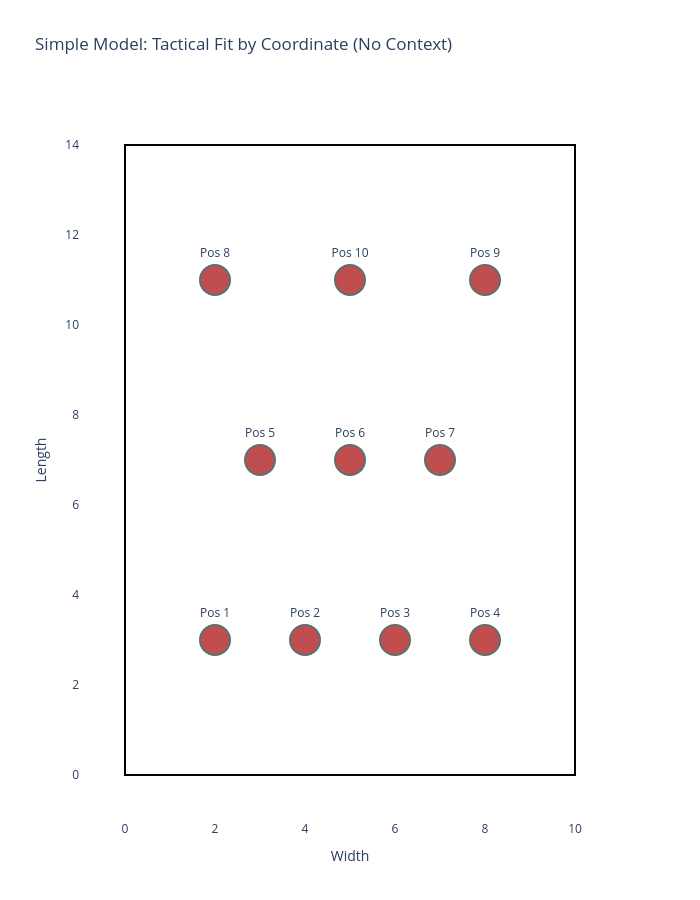

Notebook code for this chart:
### Code cell
import plotly.graph_objects as go
import numpy as np
import torch
import pandas as pd


def visualize_simple_tactical_fit(
    custom_coords, squad_df, model, device, player_stats_cols
):
    """
    custom_coords: List of tuples [(x, y), ...] for any number of positions
    squad_df: DataFrame containing the squad to rank
    """
    model.eval()

    # 1. Prepare Coordinates
    coords_np = np.array(custom_coords, dtype=float)

    # Normalize globally exactly like the simple model training
    coords_norm = coords_np.copy()
    coords_norm[:, 0] = (coords_norm[:, 0] - 5.0) / 4.0
    coords_norm[:, 1] = (coords_norm[:, 1] - 7.0) / 4.0

    all_rankings = []

    # 2. Process each position independently (Simple Model Logic)
    for i in range(len(coords_norm)):
        # Convert single position to tensor (Batch size 1)
        target_pos_tensor = torch.tensor([coords_norm[i]], dtype=torch.float32).to(
            device
        )

        with torch.no_grad():
            # Encode the 'Position Requirement'
            p_emb = model.position_tower(target_pos_tensor)
            p_norm = p_emb / (torch.linalg.norm(p_emb, dim=1, keepdim=True) + 1e-8)

            # Score all players in the squad
            scores = []
            for _, player_row in squad_df.iterrows():
                # Extract player stats
                p_stats = torch.tensor(
                    [player_row[player_stats_cols].values], dtype=torch.float32
                ).to(device)

                # Encode Player (BatchNorm here uses moving averages due to model.eval())
                u_emb = model.player_tower(p_stats)
                u_norm = u_emb / (torch.linalg.norm(u_emb, dim=1, keepdim=True) + 1e-8)

                # Calculate Similarity
                score = torch.matmul(p_norm, u_norm.T).item()
                scores.append((player_row["player_name"], score))

        # Sort leaderboard for this specific dot
        scores.sort(key=lambda x: x[1], reverse=True)
        top_list = "<br>".join([f"{name}: {s:.4f}" for name, s in scores[:5]])
        all_rankings.append(top_list)

    # 3. Create Plotly Visualization
    fig = go.Figure()

    # Draw the pitch boundaries for context
    fig.add_shape(type="rect", x0=0, y0=0, x1=10, y1=14, line=dict(color="Black"))

    fig.add_trace(
        go.Scatter(
            x=coords_np[:, 0],
            y=coords_np[:, 1],
            mode="markers+text",
            marker=dict(
                size=30,
                color="FireBrick",  # Changed color to distinguish from advanced model
                line=dict(width=2, color="DarkSlateGrey"),
                opacity=0.8,
            ),
            text=[f"Pos {i + 1}" for i in range(len(custom_coords))],
            textposition="top center",
            hoverinfo="text",
            hovertext=[
                f"<b>Top Fits (Simple Model):</b><br>{rank}" for rank in all_rankings
            ],
        )
    )

    fig.update_layout(
        title="Simple Model: Tactical Fit by Coordinate (No Context)",
        xaxis=dict(title="Width", range=[-1, 11], showgrid=False, zeroline=False),
        yaxis=dict(title="Length", range=[-1, 15], showgrid=False, zeroline=False),
        width=700,
        height=900,
        template="plotly_white",
    )

    fig.show()


# Ensure your model is the SimpleTwoTower and loaded with 'simple_soccer_model.pth'
visualize_simple_tactical_fit(
    attacking_433, df_match_real_madrid, model, device, player_stats_cols
)

### Figure 1 — Plotly figure (JSON) as saved in the notebook; plotly's stock layout.template omitted (floating-point values rounded to 4 significant figures)
{"data": [{"hoverinfo": "text", "hovertext": ["<b>Top Fits (Simple Model):</b><br>Daniel Carvajal: 0.3432<br>Marcelo: 0.3134<br>Pepe: 0.3092<br>Luka Modric: 0.2572<br>Sergio Ramos: 0.2349", "<b>Top Fits (Simple Model):</b><br>Pepe: 0.5535<br>Daniel Carvajal: 0.4817<br>Sergio Ramos: 0.4791<br>Marcelo: 0.4560<br>Casemiro: 0.4520", "<b>Top Fits (Simple Model):</b><br>Pepe: 0.4688<br>Daniel Carvajal: 0.4365<br>Sergio Ramos: 0.4208<br>Luka Modric: 0.3810<br>Toni Kroos: 0.3800", "<b>Top Fits (Simple Model):</b><br>Pepe: 0.4973<br>Sergio Ramos: 0.4948<br>Daniel Carvajal: 0.4930<br>Marcelo: 0.4803<br>Luka Modric: 0.4546", "<b>Top Fits (Simple Model):</b><br>Luka Modric: 0.4214<br>Daniel Carvajal: 0.3990<br>Pepe: 0.3807<br>Marcelo: 0.3772<br>Casemiro: 0.3665", "<b>Top Fits (Simple Model):</b><br>Sergio Ramos: 0.5327<br>Casemiro: 0.5183<br>Toni Kroos: 0.5106<br>Pepe: 0.5070<br>Luka Modric: 0.5070", "<b>Top Fits (Simple Model):</b><br>Luka Modric: 0.6113<br>Marcelo: 0.5868<br>Daniel Carvajal: 0.5826<br>Pepe: 0.5631<br>Casemiro: 0.5601", "<b>Top Fits (Simple Model):</b><br>Karim Benzema: 0.3339<br>Cristiano Ronaldo: 0.2458<br>Gareth Bale: 0.2133<br>Luka Modric: 0.1503<br>Marcelo: 0.1432", "<b>Top Fits (Simple Model):</b><br>Karim Benzema: 0.6293<br>Cristiano Ronaldo: 0.5898<br>Gareth Bale: 0.5141<br>Sergio Ramos: 0.4064<br>Luka Modric: 0.3749", "<b>Top Fits (Simple Model):</b><br>Karim Benzema: 0.5590<br>Cristiano Ronaldo: 0.4951<br>Gareth Bale: 0.4291<br>Sergio Ramos: 0.2966<br>Toni Kroos: 0.2773"], "marker": {"color": "FireBrick", "line": {"color": "DarkSlateGrey", "width": 2}, "opacity": 0.8, "size": 30}, "mode": "markers+text", "text": ["Pos 1", "Pos 2", "Pos 3", "Pos 4", "Pos 5", "Pos 6", "Pos 7", "Pos 8", "Pos 9", "Pos 10"], "textposition": "top center", "type": "scatter", "x": [2.0, 4.0, 6.0, 8.0, 3.0, 5.0, 7.0, 2.0, 8.0, 5.0], "y": [3.0, 3.0, 3.0, 3.0, 7.0, 7.0, 7.0, 11.0, 11.0, 11.0]}], "layout": {"height": 900, "shapes": [{"line": {"color": "Black"}, "type": "rect", "x0": 0, "x1": 10, "y0": 0, "y1": 14}], "title": {"text": "Simple Model: Tactical Fit by Coordinate (No Context)"}, "width": 700, "xaxis": {"range": [-1, 11], "showgrid": false, "title": {"text": "Width"}, "zeroline": false}, "yaxis": {"range": [-1, 15], "showgrid": false, "title": {"text": "Length"}, "zeroline": false}}}
